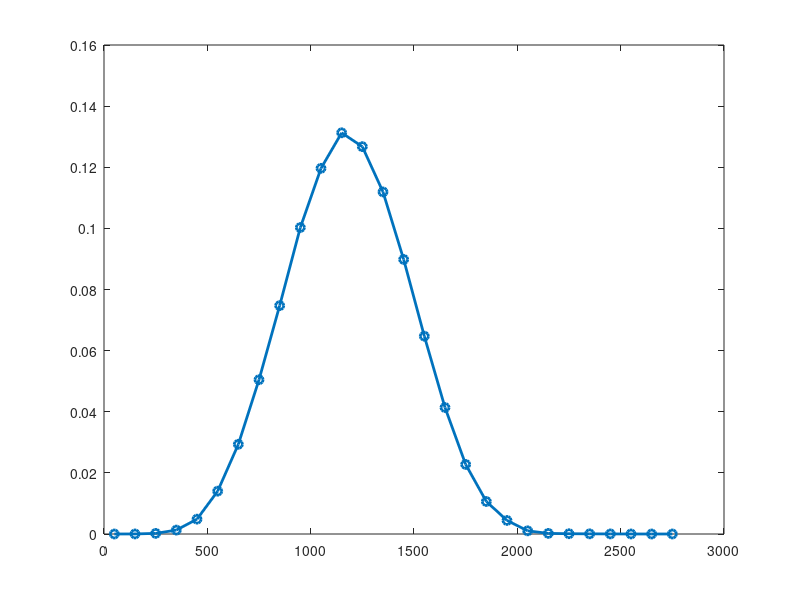

This chart was generated by the following MATLAB code:
% Data from http://www.uschess.org/archive/ratings/ratedist.php
DATA = [2800 1
    2700 13
    2600 66
    2500 87
    2400 133
    2300 231
    2200 691
    2100 783
    2000 1516
    1900 1907
    1800 2682
    1700 3026
    1600 3437
    1500 3582
    1400 3386
    1300 3139
    1200 3153
    1100 2973
    1000 3021 
    900 3338
    800 3520
    700 3829
    600 3946
    500 3783
    400 3544
    300 3142
    200 2547
    100 3979];

plot(DATA(:,1),DATA(:,2))


%% Chess.com data from 4 years ago

 DATA = [50 1
     150 8
     250 89
     350 567
     450 2152
     550 6207
     650 12998
     750 22350
     850 33089
     950 44406
     1050 52985
     1150 58129
     1250 56125
     1350 49562
     1450 39781
     1550 28660
     1650 18326
     1750 10078
     1850 4711
     1950 1964
     2050 460
     2150 89
     2250 41
     2350 23
     2450 12
     2550 4
     2650 0
     2750 2];
DATA(:,2) =  DATA(:,2)./sum(DATA(:,2));
 plot(DATA(:,1),DATA(:,2),'o-','LineWidth',2)
 
 
